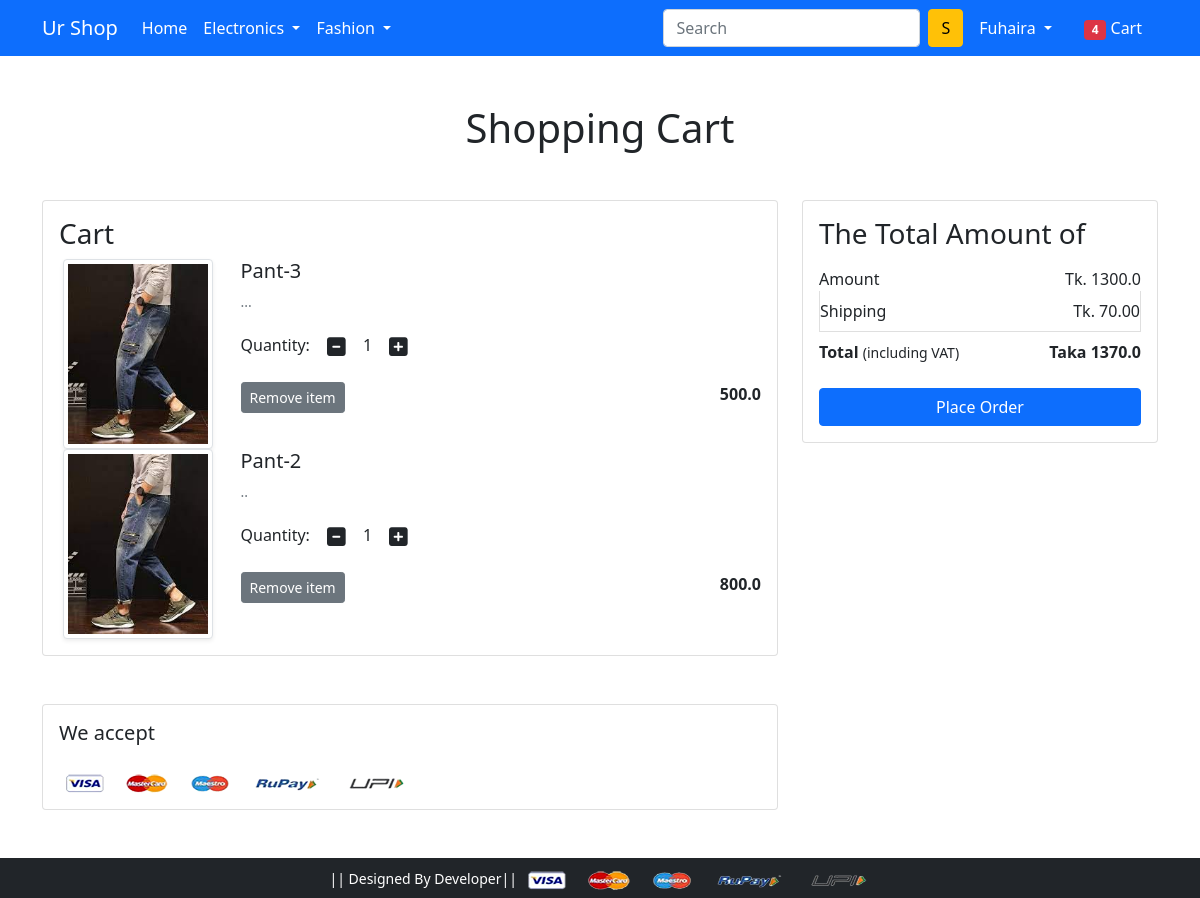
The app's page /cart/ (signed in) with its own data.
### app/models.py (models this page shows, shortened)
class Cart(models.Model):
    user = models.ForeignKey(User, on_delete=models.CASCADE)
    product = models.ForeignKey(Product, on_delete=models.CASCADE)
    quantity = models.PositiveIntegerField(default=1)
    def __str__(self):
        return str(self.id)

class Product(models.Model):
    title = models.CharField(max_length=200)
    selling_price = models.FloatField()
    discounted_price = models.FloatField()
    description = models.TextField()
    brand = models.CharField(max_length=22)
    category = models.CharField(choices=CATEGORY_CHOICES, max_length=2)
    product_image = models.ImageField(upload_to='productimg')

### app/views.py (the view)
# urls.py: path('cart/', views.show_cart, name='show_cart'),
def show_cart(request):
    if request.user.is_authenticated:
        user = request.user
        carts = Cart.objects.filter(user=user)
        cart_product = [p for p in carts]
        amount = 0.0
        shipping_amount = 70.0
        total_amount = 0.0
        print(cart_product)
        if cart_product:
            for p in cart_product:
                temp_amount = (p.quantity * p.product.discounted_price)
                amount += temp_amount
                total_amount = amount + shipping_amount
                print(p)
            return render(request, 'app/addtocart.html',
                          {'carts': carts, 'amount': amount, 'total_amount': total_amount})
        else:
            return render(request, 'app/empty_cart.html')

### app/templates/app/addtocart.html (shortened to what this page needs)
{% extends 'app/base.html' %}
{% load static %}
{% block main-content %}
<div class="container my-5">
 <div class="row">
  <h1 class="text-center mb-5">Shopping Cart</h1>
  <div class="col-sm-8">
  <div class="card">
   <div class="card-body">
    <h3>Cart</h3>
    {% for cart in carts %}
    <div class="row">
     <div class="col-sm-3 text-center align-self-center"><img src="{{cart.product.product_image.url}}" alt="" srcset="" class="img-fluid img-thumbnail shadow-sm" height="150" width="150"> </div>
     <div class="col-sm-9">
      <div>
       <h5>{{cart.product.title}}</h5>
       <p class="mb-2 text-muted small">{{cart.product.description}}</p>
       <div class="my-3">
        <label for="quantity">Quantity:</label>
        <a class="minus-cart btn" pid="{{cart.product.id}}"><i class="fas fa-minus-square fa-lg"></i></a>
          <span id="quantity">{{cart.quantity}}</span>
        <a class="plus-cart btn" pid="{{cart.product.id}}"><i class="fas fa-plus-square fa-lg"></i></a>
       </div>
       <div class="d-flex justify-content-between">
        <a href="#" class="btn btn-sm btn-secondary mr-3" pid="{{cart.product.id}}">Remove item </a>
        <p class="mb-0"><span><strong>{{cart.product.discounted_price}}</strong></span></p>
       </div>
      </div>
     </div>
    </div>
    {% endfor %}
   </div>
   </div>
  </div>
  <div class="col-sm-4">
   <div class="card">
    <div class="card-body">
      <h3>The Total Amount of</h3>
      <ul class="list-group">
       <li class="list-group-item d-flex justify-content-between align-items-center border-0 px-0 pb-0">Amount<span>Tk. {{amount}}</span></li>
       <li class="list-group-item d-flex justify-content-between align-items-center px-0">Shipping<span>Tk. 70.00</span></li>
       <li class="list-group-item d-flex justify-content-between align-items-center border-0 px-0 mb-3">
        <div>
           <strong>Total</strong> <small>(including VAT)</small>
         </div>
         <span><strong>Taka {{total_amount}}</strong></span>
       </li>
      </ul>
      <div class="d-grid"><a href="{% url 'checkout' %}" class="btn btn-primary">Place Order</a></div>
    </div>
   </div>
  </div>
 </div>
</div>
<div class="container">
 <div class="row">
  <div class="col-sm-8">
   <div class="card">
    <div class="card-body">
      <h5 class="mb-4">We accept</h5>
      <img src="{% static 'app/images/payment.png' %}" alt="" class="img-fluid">
    </div>
  </div>
  </div>
 </div>
</div>
{% endblock main-content %}

### app/templates/app/base.html (shortened to what this page needs)
<!doctype html>
{% load static %}
<html lang="en">
  <head>
    <link href="https://cdn.jsdelivr.net/npm/bootstrap@5.0.0-beta1/dist/css/bootstrap.min.css" rel="stylesheet">
    <link rel="stylesheet" href="{% static 'app/css/owl.carousel.min.css' %}">
    <link rel="stylesheet" href="{% static 'app/css/all.min.css' %}">
    <link rel="stylesheet" href="{% static 'app/css/style.css' %}">
  </head>
  <body>
    <nav class="navbar navbar-expand-lg navbar-dark bg-primary">
     <div class="container">
       <a class="navbar-brand" href="/">Ur Shop</a>
       <div class="collapse navbar-collapse" id="navbarSupportedContent">
         <ul class="navbar-nav me-auto mb-2 mb-lg-0">
           <li class="nav-item">
             <a class="nav-link active" aria-current="page" href="/">Home</a>
           </li>
           <li class="nav-item dropdown">
             <a class="nav-link dropdown-toggle text-white" href="#" id="electronicsDropdown" role="button" data-bs-toggle="dropdown" aria-expanded="false">
               Electronics
             </a>
           </li>
           <li class="nav-item dropdown">
             <a class="nav-link dropdown-toggle text-white" href="#" id="fashionDropdown" role="button" data-bs-toggle="dropdown" aria-expanded="false">
               Fashion
             </a>
           </li>
         </ul>
         <form class="d-flex">
           <input class="form-control me-2" type="search" placeholder="Search" aria-label="Search">
           <button class="btn btn-warning" type="submit">S</button>
         </form>
         <div>
          <ul class="navbar-nav me-auto mb-2 mb-lg-0">
              {% if request.user.is_authenticated %}
           <li class="nav-item dropdown mx-2">
              <a class="nav-link dropdown-toggle text-white" href="#" id="profileDropdown" role="button" data-bs-toggle="dropdown" aria-expanded="false">
                {{ request.user.username }}
              </a>
            </li>
            <li class="nav-item mx-2">
             <a href="{% url 'show_cart' %}" class="nav-link text-white"><span class="badge bg-danger">4</span> Cart </a>
            </li>
              {% endif %}
          </ul>
         </div>
       </div>
     </div>
    </nav>
    {% block main-content %} {% endblock main-content %}
    <footer class="container-fluid bg-dark text-center p-2 mt-5">
        <small class="text-white"> || Designed By  Developer|| </small>
        <img src="{% static 'app/images/payment.png' %}" alt="" srcset="" class="img-fluid" height="2px">
    </footer>
  </body>
</html>

### records on screen
Cart: product.product_image (picture), product "Pant-3", product.description "...", quantity "1", product.discounted_price "500.0"
Cart: product.product_image (picture), product "Pant-2", product.description "..", quantity "1", product.discounted_price "800.0"

### other values on screen
{{ request.user.username }} "Fuhaira"
{{ amount }} "1300.0"
{{ total_amount }} "1370.0"
